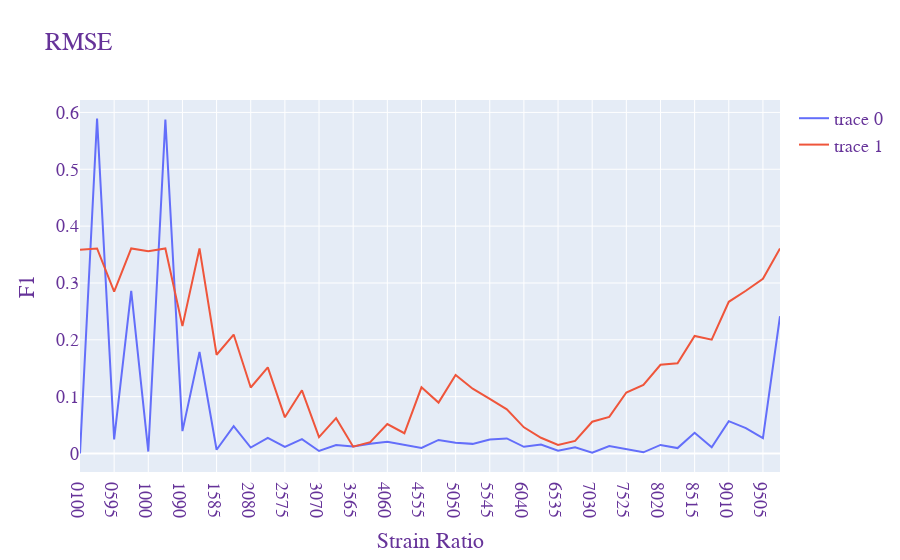

Notebook code for this chart:
### Code cell
ratio1 = ['0100','0100[1]', '0595','0595[1]', '1000','1000[1]', '1090','1090[1]', '1585','1585[1]', '2080','2080[1]', 
          '2575','2575[1]', '3070','3070[1]', '3565','3565[1]', '4060','4060[1]', '4555','4555[1]', 
          '5050','5050[1]', '5545','5545[1]', '6040','6040[1]', '6535','6535[1]', '7030','7030[1]', 
          '7525','7525[1]', '8020','8020[1]', '8515','8515[1]', '9010','9010[1]', '9505','9505[1]']

fig = go.Figure()
fig.add_trace(go.Scatter(x=ratio1 ,y=mse_gmm, mode='lines',))
fig.add_trace(go.Scatter(x=ratio1 ,y=mse_knn, mode='lines',))

fig.update_layout(
    title="RMSE",
    xaxis_title="Strain Ratio",
    yaxis_title="F1",
    legend_title="",
    font=dict(
        family="Courier New, monospace",
        size=18,
        color="RebeccaPurple"
    )
)

fig.show()
